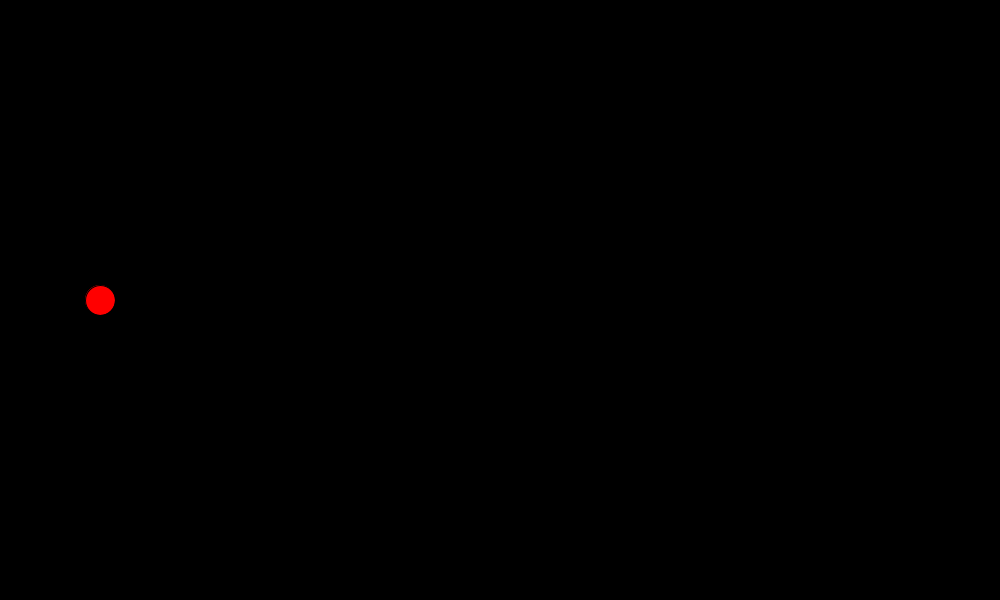
Frame 1 (no input)
Frame 60 (the mouse pressed at the canvas centre just before this capture): identical to frame 1, image omitted
Frame 120 (the mouse held since frame 60 and released just before this capture): identical to frame 1, image omitted

The Processing sketch that drew this single still picture (run headless with seeded random() and noise(); from frame 60 on, the mouse is pressed at the canvas centre):

// Processing sketch: t3_1
// ── t3_1.pde
Ball ball;

void setup() {
  size(1000, 600); 

  ball = new Ball(100, 300);
}

void draw() {
  background(0, 0, 0);
  ball.show();
  ball.update();
  println(ball.speed);
}
void mouseDragged() {
  ball.drag(mouseX, mouseY);
}
void mouseReleased() {
  ball.released(mouseX, mouseY, pmouseX, pmouseY);
}

// ── Ball.pde
class Ball { //class initialisation

  //setting variables
  PVector pos;
  PVector speed;
  PVector gravity;
  int r;
  Ball(float x, float y) {  //constructor
    pos=new PVector(x, y);
    speed=new PVector(0, 0);
    gravity = new PVector(0, 0);
    r=30;
  }
  void show() {
    fill(255, 0, 0);
    circle(pos.x, pos.y, r);
  }
  void update() {
    if (r+pos.y>=height) {
      speed=new PVector(0, 0);
      gravity = new PVector(0, 0);
    }
    if (r+pos.y<=0) {
      speed.y=-speed.y;
    }
    if (pos.x+speed.x>width||pos.x+speed.x<0) {
      speed.x=-speed.x;
    } 
    speed.add(gravity);
    pos.add(speed);
  }
  void drag(float initMouseX, float initMouseY) {
    pos = new PVector(initMouseX, initMouseY);
    speed = new PVector(0, 0);
    gravity= new PVector(0, 0);
  }
  void released(float initMouseX, float initMouseY, float ballMovementX, float ballMovementY) {
    PVector temporary = new PVector ((-(initMouseX-ballMovementX)), -(initMouseY-ballMovementY));
    speed=temporary.normalize().copy();
    speed.mult(temporary.mag()*3);
    gravity = new PVector(0, 0.2);
  }
}
